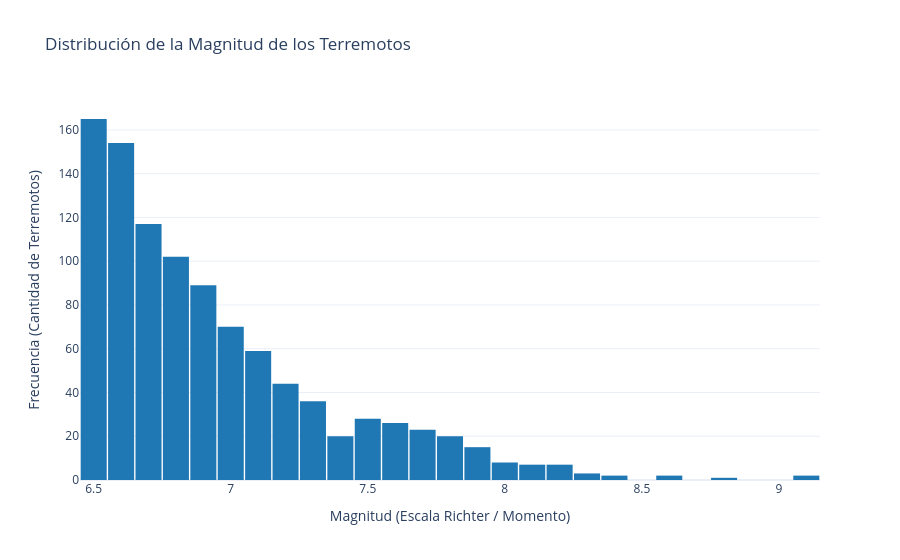

The code cell stored with this chart in its notebook:
### Markdown cell above
La magnitud mide la energía liberada en la fuente y es independiente de la profundidad o de la presencia humana.

El CDI mide el impacto percibido, por lo que depende fuertemente de la proximidad a centros urbanos y la profundidad del evento (los sismos superficiales se sienten con mayor fuerza en la superficie que los profundos de igual magnitud).

En un modelo predictivo o cuantitativo, la profundidad y la ubicación (distancia a población) actuarían como variables mediadoras para explicar la severidad de la intensidad reportada (CDI).

### Code cell
# Limpiar filas sin dato de magnitud
df_clean = df_earthquakes.dropna(subset=['magnitude'])

# Crear el histograma de magnitudes
fig = px.histogram(
    df_clean,
    x='magnitude',
    nbins=30,
    title='Distribución de la Magnitud de los Terremotos',
    labels={'magnitude': 'Magnitud'},
    color_discrete_sequence=['#1f77b4'],
    template='plotly_white'
)

# Personalizar ejes y separación entre barras
fig.update_layout(
    xaxis_title='Magnitud (Escala Richter / Momento)',
    yaxis_title='Frecuencia (Cantidad de Terremotos)',
    bargap=0.05,
    font=dict(size=12)
)

# Mostrar el gráfico interactivo
fig.show()

### Figure 1 — Plotly figure (JSON) as saved in the notebook; plotly's stock layout.template omitted (floating-point values rounded to 4 significant figures; data arrays with more than 128 entries replaced by an {"elided": "..."} marker saying what was removed)
{"data": [{"bingroup": "x", "hovertemplate": "Magnitud=%{x}<br>count=%{y}<extra></extra>", "legendgroup": "", "marker": {"color": "#1f77b4", "pattern": {"shape": ""}}, "name": "", "nbinsx": 30, "orientation": "v", "showlegend": false, "type": "histogram", "x": {"elided": "1000 float values"}, "xaxis": "x", "yaxis": "y"}], "layout": {"bargap": 0.05, "barmode": "relative", "font": {"size": 12}, "legend": {"tracegroupgap": 0}, "title": {"text": "Distribución de la Magnitud de los Terremotos"}, "xaxis": {"anchor": "y", "domain": [0, 1], "title": {"text": "Magnitud (Escala Richter / Momento)"}}, "yaxis": {"anchor": "x", "domain": [0, 1], "title": {"text": "Frecuencia (Cantidad de Terremotos)"}}}}
